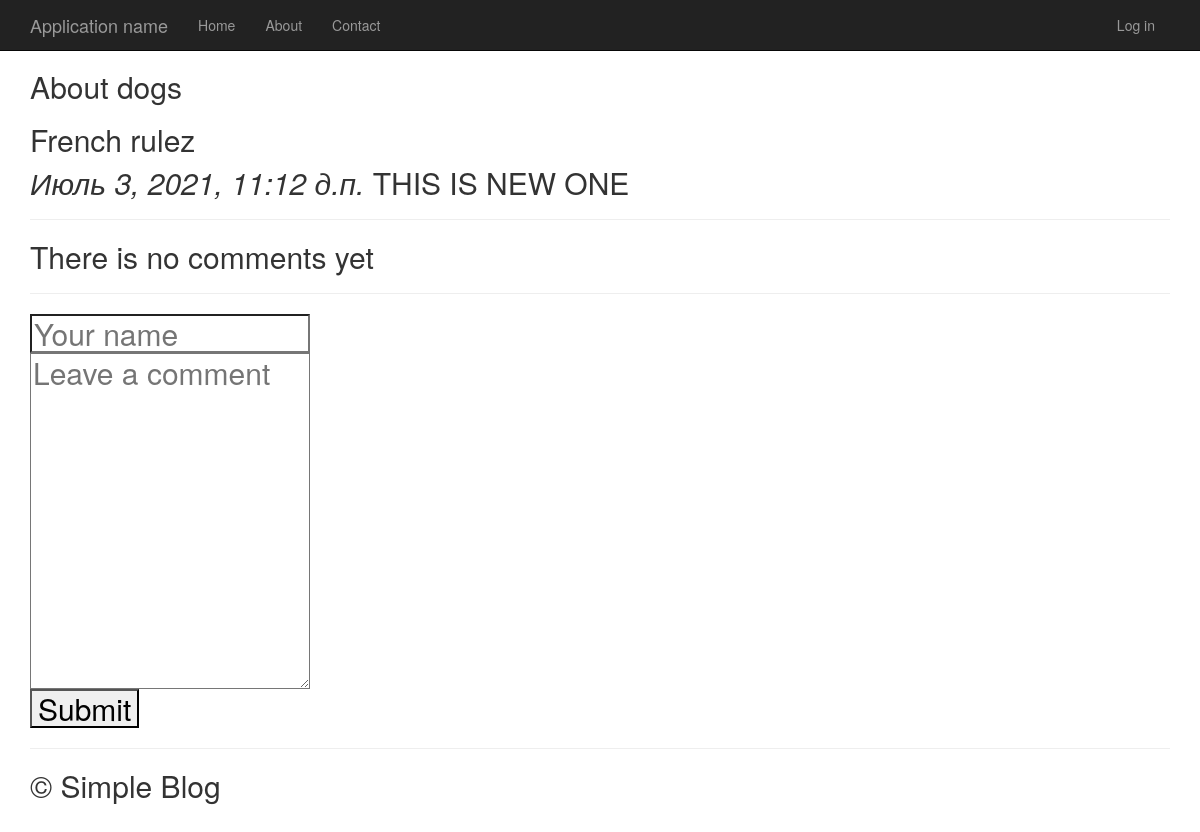
Before: /1/ with the older database file.
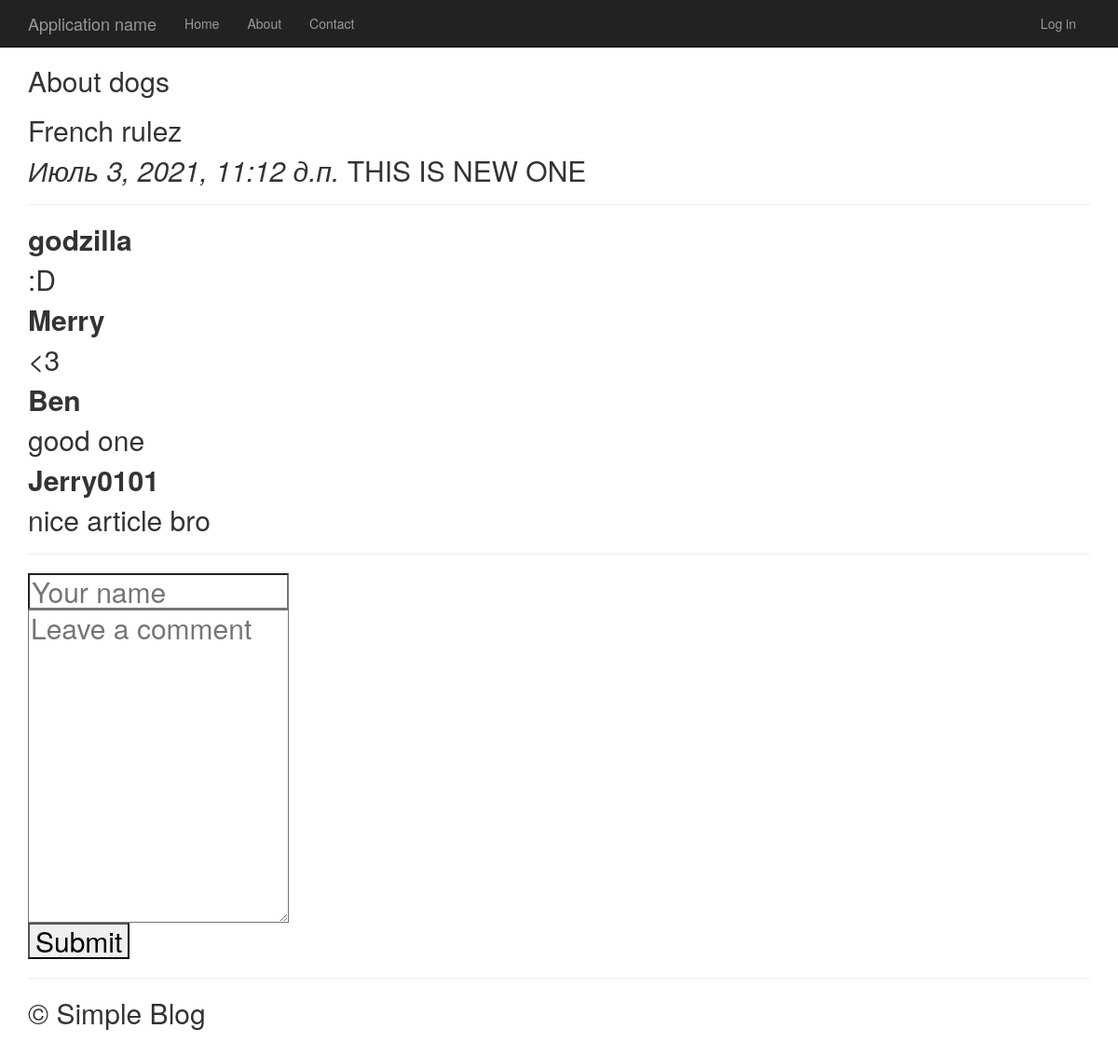
After: the same page with the newer database file.
### app/models.py (models this page shows, shortened)
class Article(models.Model):
    article_title = models.CharField('Article Name', max_length = 200)
    article_text = models.TextField("Article Body")
    pub_date = models.DateTimeField("Date of publication")
    def was_published_recently(self):
        return self.pub_date >= (timezone.now() - datetime.timedelta(days = 7))
    class Meta:
        verbose_name = "Статья"
        verbose_name_plural = "Статьи"

class Comment(models.Model):
    article = models.ForeignKey(Article, on_delete = models.CASCADE)
    author_name = models.CharField('Author', max_length = 50)
    comment_text = models.CharField("Comment Body", max_length = 200)
    class Meta:
        verbose_name = "Комментарий"
        verbose_name_plural = "Комментарии"

### app/views.py (the view)
# urls.py: path('<int:article_id>/', views.detail, name = 'detail'),
def detail(request, article_id):
    try:
        a = Article.objects.get( id = article_id )
    except:
        raise Http404("Article Not Found")
    latest_comments_list = a.comment_set.order_by('-id')[:10]
    return render(request, 'app/detail.html', {'article': a, 'latest_comments_list':latest_comments_list,})

### app/templates/app/detail.html (shortened to what this page needs)
{% extends "app/layout.html" %}
{% block content %}
	<h2>{{article.article_title}}<h2>
	<p>{{article.article_text}}<p>
	<em>{{article.pub_date}}</em>
	{% if article.was_published_recently %}
		THIS IS NEW ONE
	{% endif %}
	<hr>
	{% if latest_comments_list  %}
		{% for comment in latest_comments_list %}
			<p>
				<strong>{{comment.author_name}}</strong>
				<p>{{comment.comment_text}}</p>
			</p>
		{% endfor %}
	{% else %}
	There is no comments yet
	{% endif %}
	<hr>
	<form action="{% url 'leave_comment' article.id %}" method="post">
		<input type="text" required placeholder="Your name" name="name"><br>
		<textarea name="text" required placeholder="Leave a comment" cols="30" rows="10"></textarea><br>
		<button type="submit">Submit</button>
	</form>
{% endblock %}

### app/templates/app/layout.html (shortened to what this page needs)
<!DOCTYPE html>
<html>
<head>
    {% load staticfiles %}
    <link rel="stylesheet" type="text/css" href="{% static 'app/content/bootstrap.min.css' %}" />
    <link rel="stylesheet" type="text/css" href="{% static 'app/content/site.css' %}" />
</head>
<body>
    <div class="navbar navbar-inverse navbar-fixed-top">
        <div class="container">
            <div class="navbar-header">
                <a href="/" class="navbar-brand">Application name</a>
            </div>
            <div class="navbar-collapse collapse">
                <ul class="nav navbar-nav">
                    <li><a href="{% url 'home' %}">Home</a></li>
                    <li><a href="{% url 'about' %}">About</a></li>
                    <li><a href="{% url 'contact' %}">Contact</a></li>
                </ul>
                {% include 'app/loginpartial.html' %}
            </div>
        </div>
    </div>
    <div class="container body-content">
{% block content %}{% endblock %}
        <hr/>
        <footer>
            <p>&copy; {{ year }} Simple Blog</p>
        </footer>
    </div>
</body>
</html>

### app/templates/app/loginpartial.html
{% if user.is_authenticated %}
<form id="logoutForm" action="/logout/" method="post" class="navbar-right">
    {% csrf_token %}
    <ul class="nav navbar-nav navbar-right">
        <li><span class="navbar-brand">Hello {{ user.username }}!</span></li>
        <li><a href="javascript:document.getElementById('logoutForm').submit()">Log off</a></li>
    </ul>
</form>
{% else %}
<ul class="nav navbar-nav navbar-right">
    <li><a href="{% url 'login' %}">Log in</a></li>
</ul>
{% endif %}

### app/static/app/content/site.css (style rules this page uses)
body { padding-top: 50px; padding-bottom: 20px; }
.body-content { padding-left: 15px; padding-right: 15px; }
input, select, textarea { max-width: 280px; }

Changed rows visible on the page:
added Comment: author_name "godzilla", comment_text ":D"
added Comment: author_name "Merry", comment_text "<3"
added Comment: author_name "Ben", comment_text "good one"
added Comment: author_name "Jerry0101", comment_text "nice article bro"
Other visible differences:
text no longer shown: "There is no comments yet"
